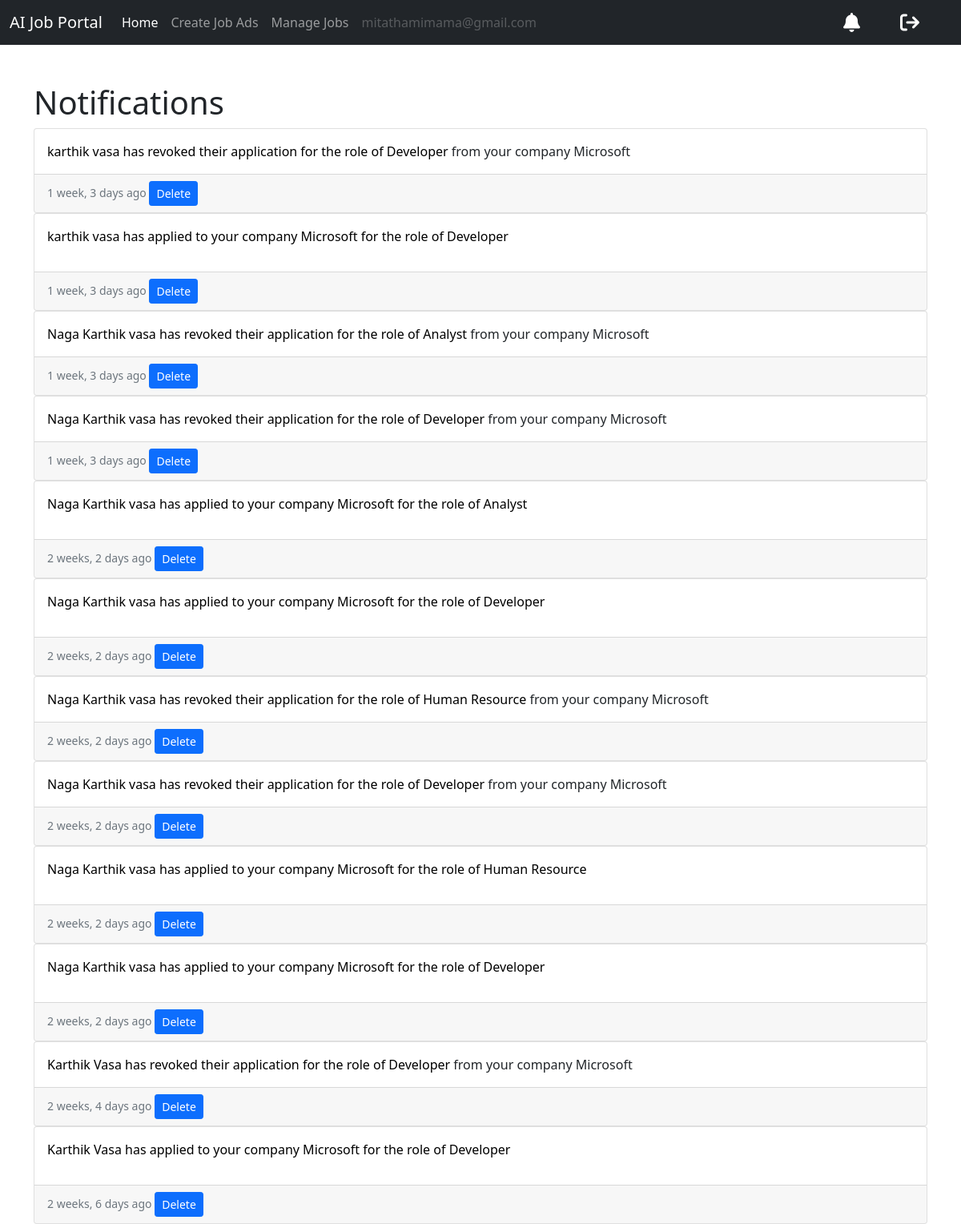
The app's page /notifications/notifications/ (signed in) with its own data.
### users/models.py (models this page shows)
class User(AbstractUser):
    email = models.EmailField(unique = False)
    username_validator = UnicodeUsernameValidator()
    username = models.CharField(
        _("username"),
        max_length=150,
        unique=False,
        help_text=_(
            "Required. 150 characters or fewer. Letters, digits and @/./+/-/_ only."
        ),
        validators=[username_validator],
        error_messages={
            "unique": _("A user with that username already exists."),
        },
    )
    is_recruiter = models.BooleanField(default = False)
    is_applicant = models.BooleanField(default = False)
    has_resume = models.BooleanField(default = False)
    has_company = models.BooleanField(default = False)
    is_verified = models.BooleanField(default=None, null=True)
    email_hash = models.CharField(max_length=50, blank=True, null=True)
    class Meta:
        unique_together = ('email', 'is_verified')

### notifications/models.py (models this page shows, shortened)
class Notif(models.Model):
    user = models.ForeignKey(User, on_delete=models.CASCADE)
    content = models.TextField(blank = True, null = True)
    timestamp = models.DateTimeField(auto_now_add = True)

### notifications/views.py (the view)
# urls.py: path('notifications/',include('notifications.urls')),
def notifications(request):
    if request.user.is_authenticated and request.user.is_verified:
        if not Notif.objects.filter(user=request.user).exists():
            screen_resumes()
        notifs = Notif.objects.filter(user=request.user).order_by('-timestamp')
        context = {'notifs': notifs, 'user': request.user}
        return render(request, 'notifications/notifications.html', context)
    else:
        messages.warning(request, 'Permission Denied')
        return redirect('dashboard')

### templates/notifications/notifications.html (shortened to what this page needs)
{% extends 'base.html' %}
{% load humanize %}
{% block content %}
<h1>Notifications</h1>
{% for notif in notifs %}
<div >
    <a href="{% url 'job-listing' %}">
        <div class="card h-100">
            <div class="card-body">
                <p class="card-text"> {{notif.content|safe}}
                </p>
            </div>
            <div class="card-footer">
                <small class="text-muted">{{notif.timestamp|naturaltime}} </small>
                <a class="btn btn-primary btn-sm" href = "{% url 'delete-notification' notif.pk %}"> Delete </a>
            </div>
        </div>
    </a>
</div>
{% endfor %}
{% endblock content %}

### templates/base.html (shortened to what this page needs)
<!DOCTYPE html>
<html lang="en">
<head>
    <link href = "https://cdnjs.cloudflare.com/ajax/libs/font-awesome/6.4.0/css/all.min.css" rel = "stylesheet" type="text/css"/>
    <link href = "https://cdn.jsdelivr.net/npm/bootstrap@5.0.2/dist/css/bootstrap.min.css" rel = "stylesheet"
>
</head>
<body>
    <nav class="navbar navbar-expand-lg navbar-dark bg-dark">
        <div class="container-fluid">
            <a class="navbar-brand" href="{% url 'home' %}">AI Job Portal</a>
            <div class="collapse navbar-collapse" id="navbarSupportedContent">
                {% if request.user.is_authenticated and request.user.is_verified %}
                {% if request.user.is_applicant %}
                <ul class="navbar-nav me-auto mb-2 mb-lg-0">
                    <li class="nav-item">
                        <a class="nav-link active" aria-current="page" href="{% url 'dashboard' %}">Home</a>
                    </li>
                    {% if request.user.has_resume %}
                    <li class="nav-item">
                        <a class="nav-link" href="{% url 'job-listing' %}">Apply to Jobs</a>
                    </li>
                    <li class="nav-item">
                        <a class="nav-link" aria-current="page" href="{% url 'applied-jobs' %}">Manage Job Applications</a>
                    </li>
                    <li class="nav-item">
                        <a class="nav-link" aria-current="page" href="{% url 'update-resume' %}">Update Resume</a>
                    </li>
                    {% else %}
                    <li class="nav-item">
                        <a class="nav-link" href="{% url 'update-resume' %}">Create Resume</a>
                    </li>
                    {% endif %}
                    <li class="nav-item">
                        <a class="nav-link disabled" href="#" tabindex="-1" aria-disabled="true">{{request.user.email}}</a>
                    </li>
                </ul>
                {% elif request.user.is_recruiter %}
                <ul class="navbar-nav me-auto mb-2 mb-lg-0">
                    <li class="nav-item">
                        <a class="nav-link active" aria-current="page" href="{% url 'dashboard' %}">Home</a>
                    </li>
                    {% if request.user.has_company %}
                    <li class="nav-item">
                        <a class="nav-link" href="{% url 'create-job' %}">Create Job Ads</a>
                    </li>
                    <li class="nav-item">
                        <a class="nav-link" href="{% url 'manage-jobs' %}">Manage Jobs</a>
                    </li>
                    {% else %}
                    <li class="nav-item">
                        <a class="nav-link" href="{% url 'update-company' %}">Create Company</a>
                    </li>
                    {% endif %}
                    <li class="nav-item">
                        <a class="nav-link disabled" href="#" tabindex="-1" aria-disabled="true">{{request.user.email}}</a>
                    </li>
                </ul>
                {% endif %}
                <a href="{% url 'notifications' %}" class="notification-link" style="margin-right: 50px;color:white">
                    <i class="fa-sharp fa-solid fa-bell fa-xl"></i>
                </a>
                <a href="{% url 'logout' %}"  style="margin-right: 40px;color:white;">
                    <i class="fa-sharp fa-solid fa-arrow-right-from-bracket fa-xl"></i>
                </a>
                {% endif %}
            </div>
        </div>
    </nav>
    <div class="container mt-5">
        {% block content %}
        {% endblock content %}
    </div>
</body>
</html>

### templates/notifications/notifications.html (style rules this page uses)
a { text-decoration: none; color: black; }

### records on screen
User: user.email "mitathamimama@gmail.com"
Notif: content "karthik vasa has revoked their application for the role of Developer from your company Microsoft", timestamp "1 week, 3 days ago"
Notif: content "karthik vasa has applied to your company Microsoft for the role of Developer", timestamp "1 week, 3 days ago"
Notif: content "Naga Karthik vasa has revoked their application for the role of Analyst from your company Microsoft", timestamp "1 week, 3 days ago"
Notif: content "Naga Karthik vasa has revoked their application for the role of Developer from your company Microsoft", timestamp "1 week, 3 days ago"
Notif: content "Naga Karthik vasa has applied to your company Microsoft for the role of Analyst", timestamp "2 weeks, 2 days ago"
Notif: content "Naga Karthik vasa has applied to your company Microsoft for the role of Developer", timestamp "2 weeks, 2 days ago"
Notif: content "Naga Karthik vasa has revoked their application for the role of Human Resource from your company Microsoft", timestamp "2 weeks, 2 days ago"
Notif: content "Naga Karthik vasa has revoked their application for the role of Developer from your company Microsoft", timestamp "2 weeks, 2 days ago"
Notif: content "Naga Karthik vasa has applied to your company Microsoft for the role of Human Resource", timestamp "2 weeks, 2 days ago"
Notif: content "Naga Karthik vasa has applied to your company Microsoft for the role of Developer", timestamp "2 weeks, 2 days ago"
Notif: content "Karthik Vasa has revoked their application for the role of Developer from your company Microsoft", timestamp "2 weeks, 4 days ago"
Notif: content "Karthik Vasa has applied to your company Microsoft for the role of Developer", timestamp "2 weeks, 6 days ago"
